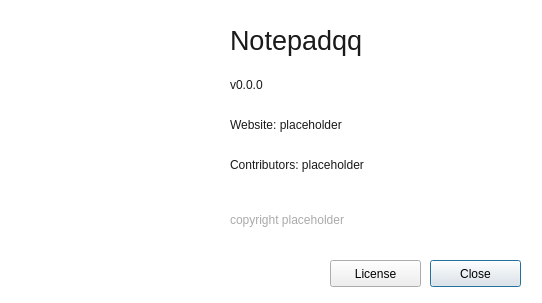
<?xml version="1.0" encoding="UTF-8"?>
<ui version="4.0">
 <class>frmAbout</class>
 <widget class="QDialog" name="frmAbout">
  <property name="windowModality">
   <enum>Qt::WindowModal</enum>
  </property>
  <property name="enabled">
   <bool>true</bool>
  </property>
  <property name="geometry">
   <rect>
    <x>0</x>
    <y>0</y>
    <width>542</width>
    <height>303</height>
   </rect>
  </property>
  <property name="windowTitle">
   <string>Notepadqq</string>
  </property>
  <property name="windowIcon">
   <iconset resource="resources.qrc">
    <normaloff>:/icons/notepadqq/scalable/notepadqq.svg</normaloff>:/icons/notepadqq/scalable/notepadqq.svg</iconset>
  </property>
  <property name="styleSheet">
   <string notr="true">QDialog { background-color: rgb(255, 255, 255); }</string>
  </property>
  <property name="modal">
   <bool>true</bool>
  </property>
  <widget class="QPushButton" name="pushButton">
   <property name="geometry">
    <rect>
     <x>430</x>
     <y>260</y>
     <width>91</width>
     <height>27</height>
    </rect>
   </property>
   <property name="text">
    <string>Close</string>
   </property>
  </widget>
  <widget class="QLabel" name="lblCopyright">
   <property name="geometry">
    <rect>
     <x>230</x>
     <y>190</y>
     <width>300</width>
     <height>60</height>
    </rect>
   </property>
   <property name="styleSheet">
    <string notr="true">QLabel {color: rgb(170, 170, 170);}</string>
   </property>
   <property name="text">
    <string notr="true">copyright placeholder</string>
   </property>
   <property name="wordWrap">
    <bool>true</bool>
   </property>
  </widget>
  <widget class="QLabel" name="lblVersion">
   <property name="geometry">
    <rect>
     <x>230</x>
     <y>70</y>
     <width>210</width>
     <height>31</height>
    </rect>
   </property>
   <property name="styleSheet">
    <string notr="true">QLabel {color: rgb(26, 26, 26);}</string>
   </property>
   <property name="text">
    <string notr="true">v0.0.0</string>
   </property>
   <property name="textInteractionFlags">
    <set>Qt::LinksAccessibleByMouse|Qt::TextSelectableByMouse</set>
   </property>
  </widget>
  <widget class="QLabel" name="lblName">
   <property name="geometry">
    <rect>
     <x>230</x>
     <y>20</y>
     <width>221</width>
     <height>41</height>
    </rect>
   </property>
   <property name="font">
    <font>
     <pointsize>20</pointsize>
    </font>
   </property>
   <property name="styleSheet">
    <string notr="true">color: rgb(26, 26, 26);</string>
   </property>
   <property name="text">
    <string notr="true">Notepadqq</string>
   </property>
  </widget>
  <widget class="QPushButton" name="btnLicense">
   <property name="geometry">
    <rect>
     <x>330</x>
     <y>260</y>
     <width>91</width>
     <height>27</height>
    </rect>
   </property>
   <property name="text">
    <string>License</string>
   </property>
  </widget>
  <widget class="QLabel" name="lblIcon">
   <property name="geometry">
    <rect>
     <x>20</x>
     <y>30</y>
     <width>192</width>
     <height>192</height>
    </rect>
   </property>
   <property name="text">
    <string notr="true"/>
   </property>
   <property name="scaledContents">
    <bool>true</bool>
   </property>
  </widget>
  <widget class="QLabel" name="lblWebsite">
   <property name="geometry">
    <rect>
     <x>230</x>
     <y>110</y>
     <width>300</width>
     <height>31</height>
    </rect>
   </property>
   <property name="styleSheet">
    <string notr="true">QLabel {color: rgb(26, 26, 26);}</string>
   </property>
   <property name="text">
    <string notr="true">&lt;html&gt;&lt;head/&gt;&lt;body&gt;&lt;p&gt;Website: placeholder&lt;/p&gt;&lt;/body&gt;&lt;/html&gt;</string>
   </property>
   <property name="openExternalLinks">
    <bool>true</bool>
   </property>
   <property name="textInteractionFlags">
    <set>Qt::LinksAccessibleByMouse|Qt::TextSelectableByMouse</set>
   </property>
  </widget>
  <widget class="QLabel" name="lblContributors">
   <property name="geometry">
    <rect>
     <x>230</x>
     <y>150</y>
     <width>300</width>
     <height>31</height>
    </rect>
   </property>
   <property name="styleSheet">
    <string notr="true">QLabel {color: rgb(26, 26, 26);}</string>
   </property>
   <property name="text">
    <string notr="true">&lt;html&gt;&lt;head/&gt;&lt;body&gt;&lt;p&gt;Contributors: placeholder&lt;/p&gt;&lt;/body&gt;&lt;/html&gt;</string>
   </property>
   <property name="textInteractionFlags">
    <set>Qt::LinksAccessibleByMouse|Qt::TextSelectableByMouse</set>
   </property>
  </widget>
 </widget>
 <resources>
  <include location="resources.qrc"/>
 </resources>
 <connections/>
</ui>
